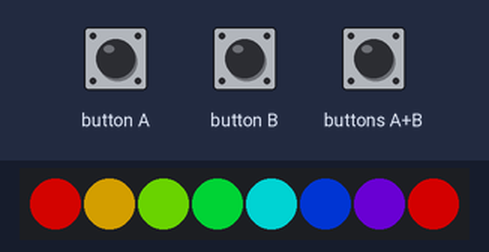
Simulated run of this program. Board: BBC micro:bit (MakeCode). On the bench: 8 RGB LEDs in strip order, left to right. Inputs (shaded band) come from the test bench. Dim RGB values are drawn brighter than linear.

Above: at 0.01 s.
1.4 s: button A pressed for 0.15 s
2.1 s: button B pressed for 0.15 s
At 2.73 s:
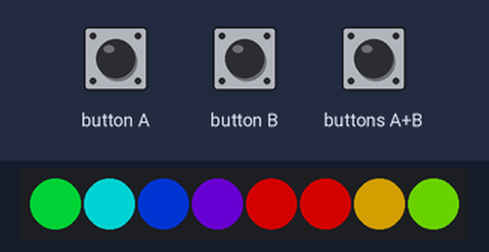
2.8 s: button A pressed for 0.15 s
3.5 s: buttons A+B pressed for 0.15 s
At 4.6 s:
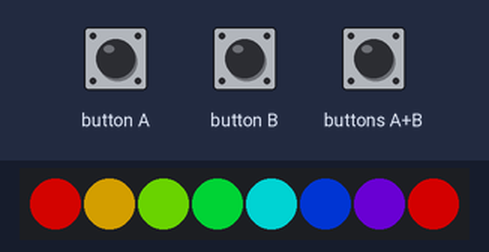
5.1 s: button B pressed for 0.15 s
At 6.6 s:
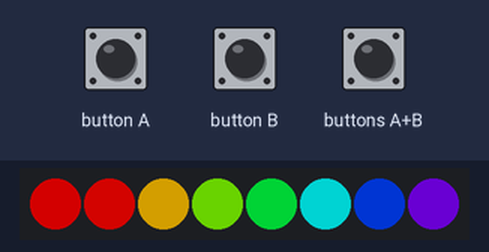
Timing chart, 0 to 6.8 s (numbered marks = the images above; inputs shaded):
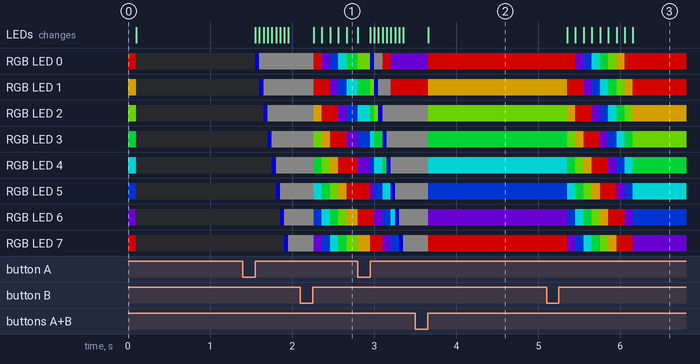

Measured:
- after the input at 1.4 s, RGB LED 0: off → RGB(0, 0, 127) after 0.15 s, → RGB(8, 8, 8) 0.05 s later; RGB LED 1: off → RGB(0, 0, 127) after 0.20 s, → RGB(8, 8, 8) 0.05 s later
- after the input at 3.5 s, RGB LED 0: RGB(63, 0, 127) → RGB(127, 2, 0) after 0.16 s; RGB LED 1: RGB(127, 0, 0) → RGB(127, 95, 0) after 0.16 s; RGB LED 2: RGB(8, 8, 8) → RGB(63, 127, 0) after 0.16 s; RGB LED 3: RGB(8, 8, 8) → RGB(0, 127, 32) after 0.16 s; RGB LED 4: RGB(8, 8, 8) → RGB(0, 127, 127) after 0.16 s; the LEDs: change after 0.16 s (image 2)

The program:

main.ts
```typescript
input.onButtonPressed(Button.A, function on_button_pressed_a() {
    jedna_dioda_kruh()
})
function tocici_duha() {
    diody.showRainbow(1, 360)
    for (let index = 0; index < 10; index++) {
        diody.show()
        diody.rotate(1)
        basic.pause(100)
    }
}

function jedna_dioda_kruh() {
    for (let index2 = 0; index2 < 24; index2++) {
        diody.setPixelColor(index2, neopixel.colors(NeoPixelColors.Blue))
        diody.show()
        basic.pause(50)
        diody.setPixelColor(index2, neopixel.rgb(16, 16, 16))
        diody.show()
    }
}

input.onButtonPressed(Button.AB, function on_button_pressed_ab() {
    rozsvit_duhu(false)
})
input.onButtonPressed(Button.B, function on_button_pressed_b() {
    tocici_duha()
})
function rozsvit_duhu(zhasni: boolean) {
    diody.showRainbow(1, 360)
    if (zhasni) {
        basic.pause(100)
        diody.clear()
        diody.show()
    }

}

let diody : neopixel.Strip = null
diody = neopixel.create(DigitalPin.P0, 8, NeoPixelMode.RGB)
rozsvit_duhu(true)
```

test.ts
```typescript
// Tady jsou testy. Při použití tohoto balíčku jako rozšíření nebude zkompilováno.
```
